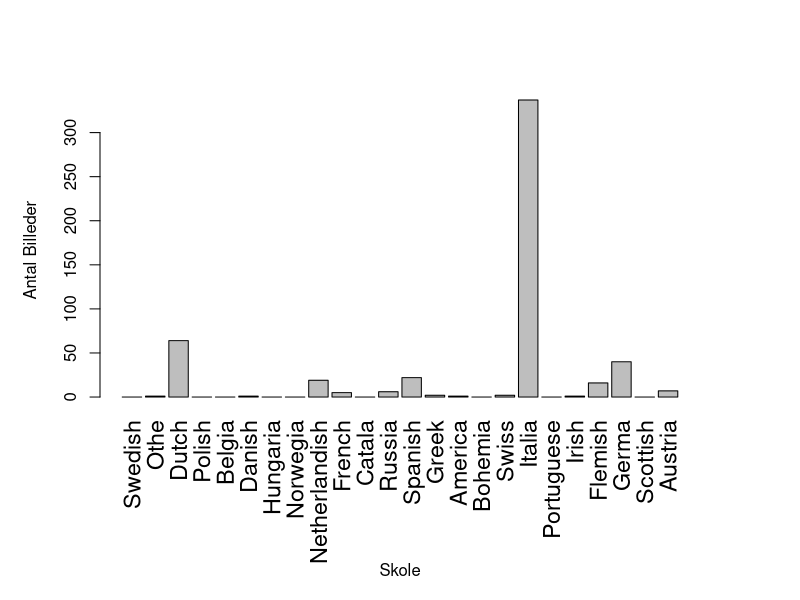
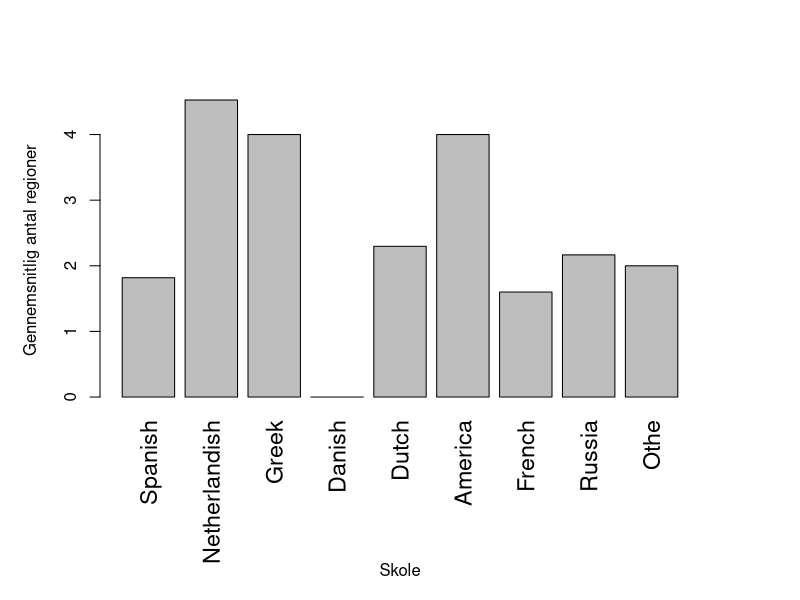

Reproduce these figures in R, in order.
d0 <- read.table("csv/nation.csv", sep=",",header=TRUE)
d1 <- read.table("csv/nationcutU.csv", sep=",",header=TRUE)

png("billeder/nation.png", height = 480, width = 800)
par(las=3, lheight =6, mai=c(2,1,1,1))
barplot(d0$interessante.regioner,beside=TRUE,names=d0$ratios,  cex.axis=1.0, cex.names = 1.4, ylab = "Antal Billeder" )
par(las=1)
mtext(1, text = "Skole", line = 8)
dev.off()

png("billeder/nationcutU.png", height = 480, width = 800)
par(las=3, lheight =6, mai=c(2,1,1,1))
barplot(d1$interessante.regioner,beside=TRUE,names=d1$ratios, cex.axis=1.0,  cex.names = 1.4, ylab = "Gennemsnitlig antal regioner"  )
par(las=1)
mtext(1, text = "Skole", line = 8)
dev.off()
q()
